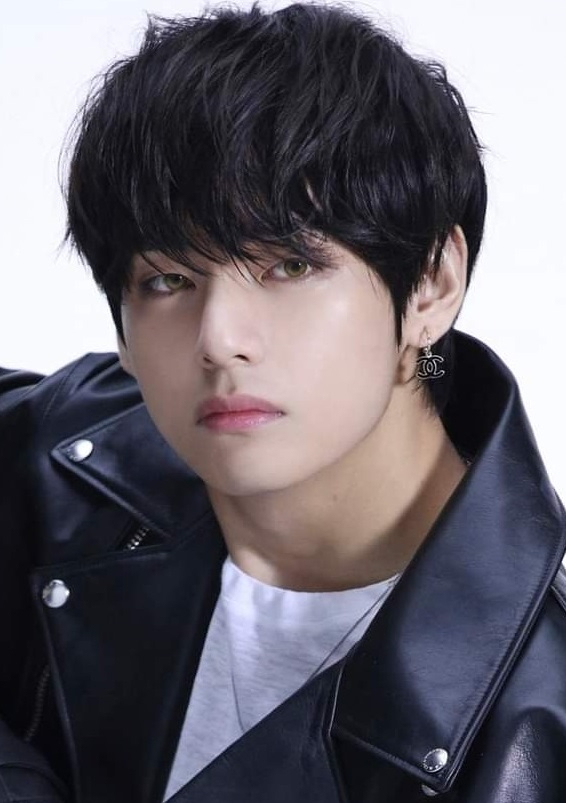
#> input picture 2021011410191523246_l.jpg, 566 x 803 px
$ python Histogram_Equalization.py
#> lines starting #> are read from the running program, lines starting #| are printed output that depends on the picture
import numpy as np
import tkinter
from tkinter.filedialog import askopenfilename
import cv2

MIN_THRESHOLD = 0
MAX_THRESHOLD = 255  # 0부터 255 사이의 임계값 설정

tkinter.Tk().withdraw()
filename = askopenfilename(title='Select input Sample Image')
#> the answer given: 2021011410191523246_l.jpg
im = cv2.imread(filename)
#> im is the input picture: shape (803, 566, 3); mean B, G, R 109.5, 101.3, 105.4
width = im.shape[1]
#> width = 566
height = im.shape[0]
#> height = 803


hueIm = cv2.cvtColor(im, cv2.COLOR_BGR2HSV)
#> hueIm: shape (803, 566, 3); mean H, S, V 99.7, 55.3, 115.6
h1, s1, v = cv2.split(hueIm)
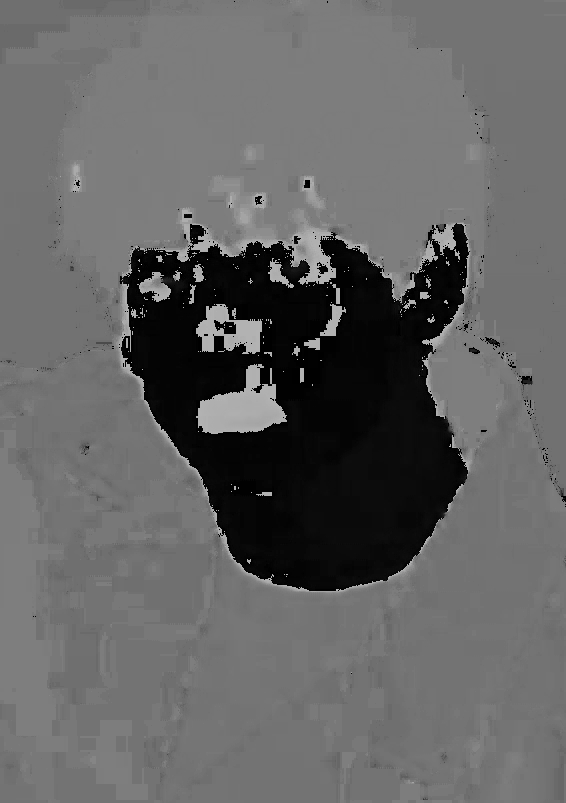
#> h1: shape (803, 566); min 0, max 179, mean 99.7
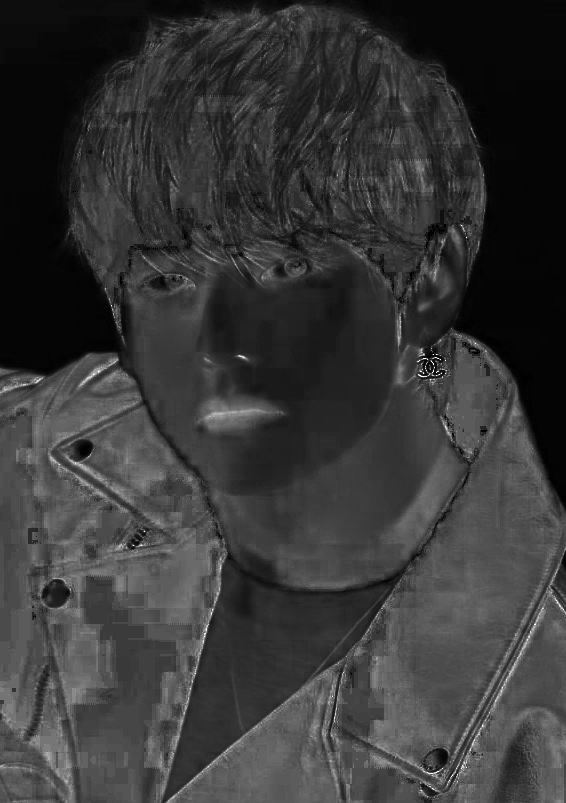
#> s1: shape (803, 566); min 0, max 255, mean 55.3

b, g, r = cv2.split(im)
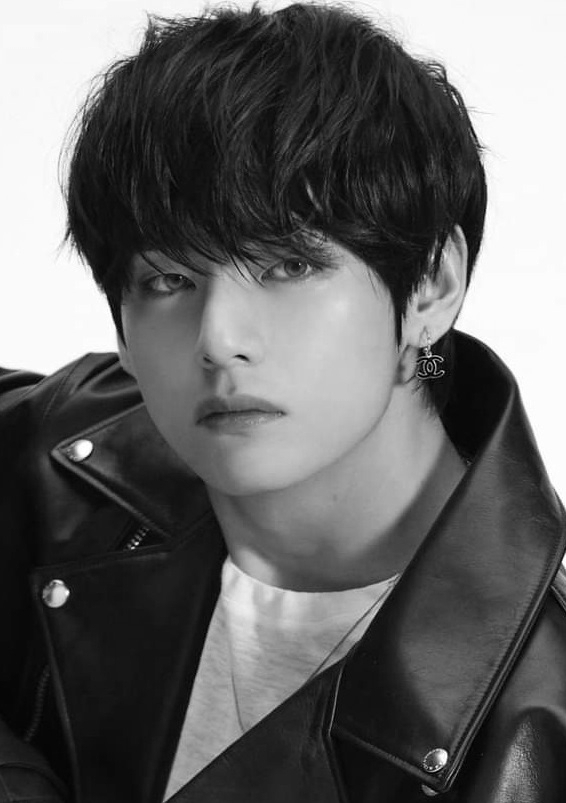
#> g: shape (803, 566); min 0, max 255, mean 101.3
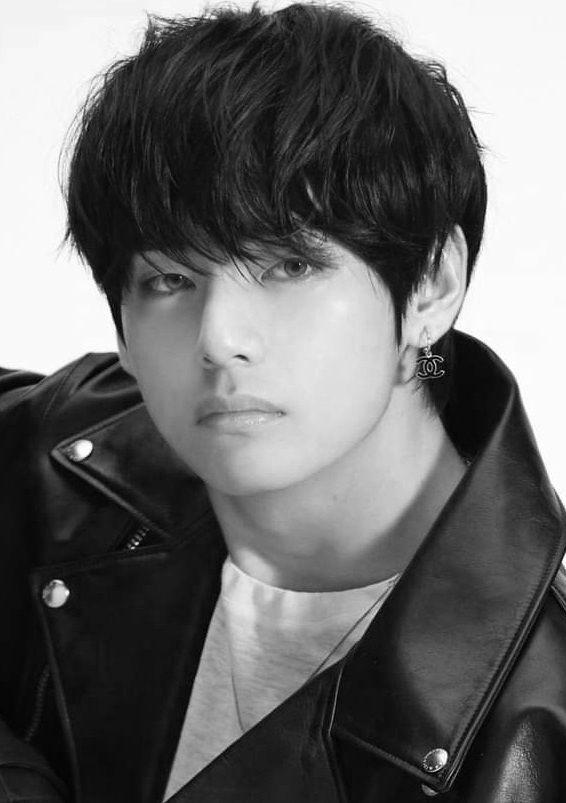
#> r: shape (803, 566); min 0, max 255, mean 105.4
# r = im[:, :, 2].copy()
# g = im[:, :, 1].copy()
# b = im[:, :, 0].copy()


def hist(img):
    His = dict()

    for i in range(256):
        His[i] = 0

    for x in range(height):
        for y in range(width):
            val = img[x, y]
            His[val] = His[val] + 1
#> after the loop, His = 256 items

    return His


hueH = hist(v)
#> hueH = 256 items

rH = hist(r)
#> rH = 256 items
gH = hist(g)
#> gH = 256 items
bH = hist(b)
#> bH = 256 items

def Equalization(H, vi):
    sum = 0
    nom = 0

    for a in range(256):
        sum += H[a]
        nom = round(sum / (height * width) * 255)
        H[a] = nom
#> this loop made 256 passes
#> (sum, nom) on passes 1 to 3: (0, 0), (0, 0), (4, 0)
#> after the loop, H = 256 items; sum = 454498

    for x in range(height):
        for y in range(width):
            if MIN_THRESHOLD <= vi[x, y] <= MAX_THRESHOLD:
                val = vi[x, y]
                vi[x, y] = H[val]
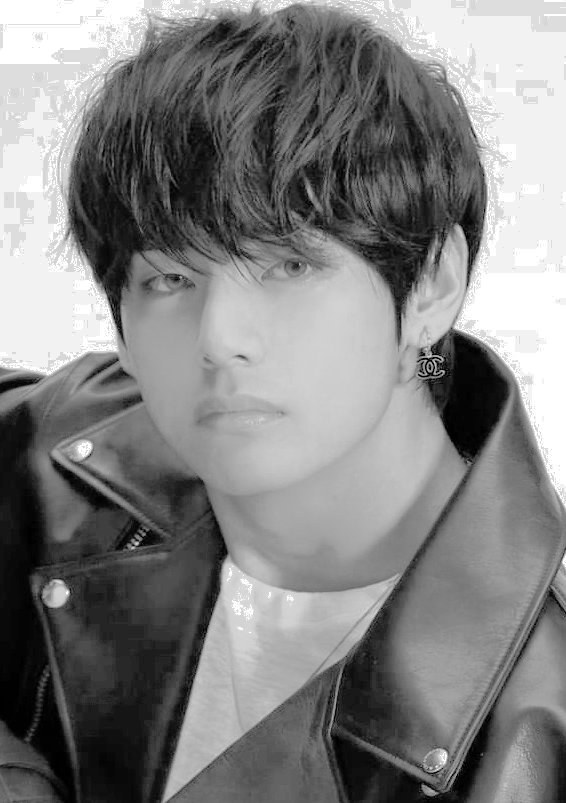
#> vi: shape (803, 566); min 0, max 255, mean 129.4

    return vi


v1 = np.clip(Equalization(hueH, v), 0, 255)

print("그림을 준비중입니다")

result1 = cv2.merge([h1, s1, v1])
#> result1: shape (803, 566, 3); mean H, S, V 99.7, 55.3, 129.4
result2 = cv2.merge([Equalization(bH, b.copy()), Equalization(gH, g.copy()), Equalization(rH, r.copy())])
#> the loop in Equalization (call 2), `for a in range(256):` made 256 passes
#> (sum, nom) on passes 1 to 3: (17, 0), (25, 0), (30, 0)
#> in Equalization (call 3), `sum = 0`: sum = 0
#> the loop in Equalization (call 3), `for a in range(256):` made 256 passes
#> (sum, nom) on passes 1 to 3: (41, 0), (76, 0), (100, 0)
#> after the loop in Equalization (call 3), `for a in range(256):`: sum = 454498
#> after the loop in Equalization (call 3), `for x in range(height):`:
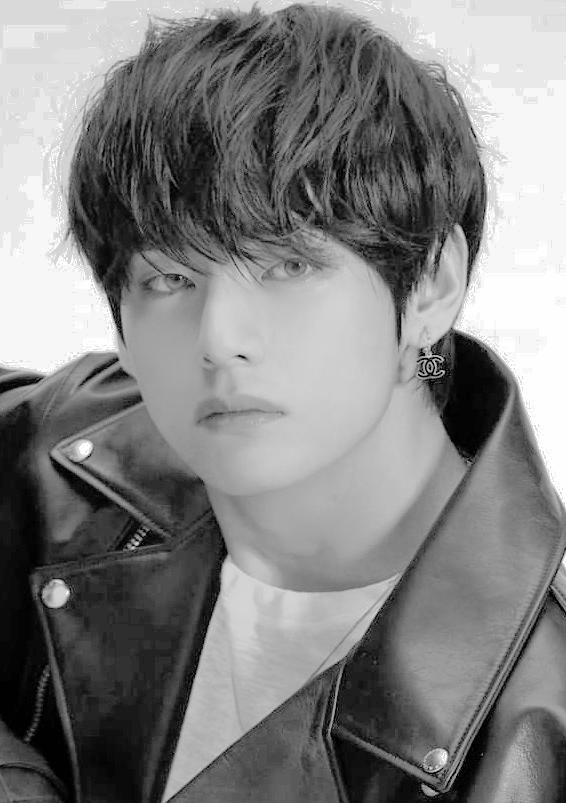
#> vi: shape (803, 566); min 0, max 255, mean 129
result1 = cv2.cvtColor(result1, cv2.COLOR_HSV2BGR)
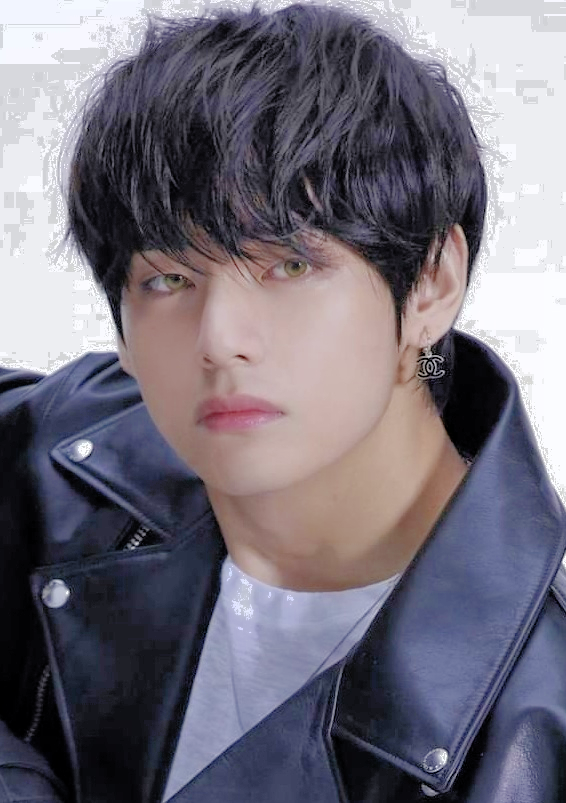
#> result1: shape (803, 566, 3); mean B, G, R 122.6, 110.7, 115.2

(h, w) = result1.shape[:2]
#> h = 803; w = 566
max_size = 600
if h >= w:
    if h > max_size:
        ns = h / max_size
#> ns = 1.34
        nh = int(h / ns)
#> nh = 600
        nw = int(w / ns)
#> nw = 422
    else:
        nh = h
        nw = w

else:
    if w > max_size:
        ns = w / max_size
        nh = int(h / ns)
        nw = int(w / ns)
    else:
        nh = h
        nw = w

im = cv2.resize(im, (nw, nh))
#> im: shape (600, 422, 3)

result1 = cv2.resize(result1, (nw, nh))
#> result1: shape (600, 422, 3)

result2 = cv2.resize(result2, (nw, nh))
#> result2: shape (600, 422, 3)

cv2.imshow("Original", im)
cv2.imshow("HSV My Hist", result1)
cv2.imwrite('result1.png', result1)
cv2.imshow("RGB My Hist", result2)
cv2.imwrite('result2.png', result2)
cv2.waitKey()
cv2.destroyAllWindows()
